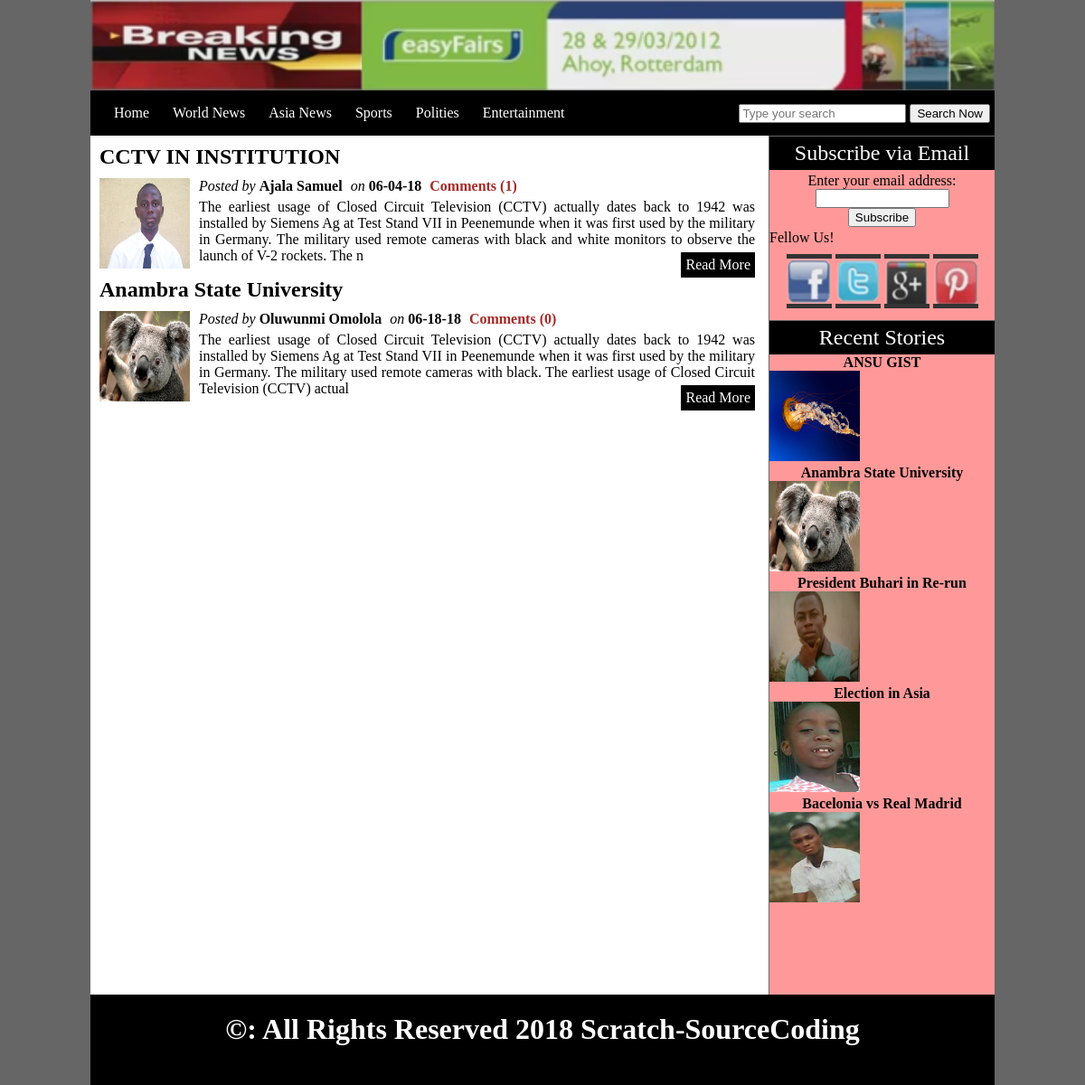
The page /index.php?cat=1 on the database its author committed.
### tables this page shows
CREATE TABLE `categories` (
  `cat_id` int(10) NOT NULL,
  `cat_title` varchar(50) NOT NULL
);

CREATE TABLE `posts` (
  `post_id` int(10) NOT NULL,
  `category_id` int(10) NOT NULL,
  `post_title` varchar(100) NOT NULL,
  `post_date` text NOT NULL,
  `post_author` varchar(50) NOT NULL,
  `post_keywords` varchar(100) NOT NULL,
  `post_image` text NOT NULL,
  `post_content` text NOT NULL
);

### includes/get_post_categories.php (the view)
<div class="post_area">
  <?php
    if (isset($_GET['cat'])) {
      $cat_id = $_GET['cat'];
    $get_posts = "SELECT * FROM posts where category_id = '$cat_id' ORDER BY category_id DESC LIMIT 6";
    $run_posts = mysqli_query($con,$get_posts);
    while ($row_posts = mysqli_fetch_array($run_posts)) {
      $post_id = $row_posts['post_id'];
      $post_title = $row_posts['post_title'];
      $post_date = $row_posts['post_date'];
      $post_author = $row_posts['post_author'];
      $post_image = $row_posts['post_image'];
      $post_content = substr($row_posts['post_content'],0,300);
      $post_new_id = $post_id;
      $get_comments = "select * from comments where post_id='$post_new_id' AND status='approve'";
      $run_comments = mysqli_query($con,$get_comments);
      $count = mysqli_num_rows($run_comments);
      echo"
        <h2><a id='content_title' href='details.php?post=$post_id'>$post_title</a></h2>
        <span><i>Posted by </i><b>$post_author</b></span><span><i>on </i><b>$post_date</b></span><span style='color:brown'><b>Comments ($count)</b></span>
        <img src='admin/post_images/$post_image' width='100' height='100' />
        <p>$post_content <a id='read_more_link' href='details.php?post=$post_id'>Read More</a></p>
      ";
    }
}
  ?>
</div>

### includes/navbar.php
<div class="navbar">
  <ul id="menu">
    <?php
      include("includes/database.php");
      $get_cat = "select * from categories";
      $run_cats = mysqli_query($con,$get_cat);
      echo "<li><a style='margin-left:20px;' href='index.php'>Home</a></li>";
      while ($cats_row=mysqli_fetch_array($run_cats)) {
        $cat_id = $cats_row['cat_id'];
        $cat_title = $cats_row['cat_title'];
        echo "
        <li><a href='index.php?cat=$cat_id'>$cat_title</a></li>
        ";
      }
    ?>
  </ul>
  <div id="form">
    <form class="" action="results.php" method="get" enctype="multipart/form-data">
      <input type="text" name="search_query" Placeholder="Type your search" />
      <input type="submit" name="search" value="Search Now"/>
    </form>
  </div>
</div>

### includes/sidebar.php
<div class="sidebar">
  <div id="sidebar_title">Subscribe via Email</div>
  <div class="">
    <form style="padding:3px; text-align:center;" action="http://feedburner.google.com/fb/a/mailverify" method="post" target="popupwindow" onsubmit="window.open('http://feedburner.google.com/fb/a/mailverify?uri=OnlineComputerTeacherkarachi', 'popupwindow',scrollbars=yes,width=550,height=520); return true"><p>Enter your email address:</p><p><input type="text" name="email" style="width:140px"></p><input type="hidden" name="uri" value="OnlineComputerTeacherkarachi"><input type="hidden" name="loc" value="en_US"><input type="submit" value="Subscribe"></p>
    </form>
  </div>
  <div ="sidebar_title">Fellow Us!</div>
    <div id="social">
      <img src="images/facebook.png" alt="facebook" width="50" height="50"/>
      <img src="images/twitter.png" alt="twitter" width="50" height="50"/>
      <img src="images/google.png" alt="google" width="50" height="50"/>
      <img src="images/pin.png" alt="pin" width="50" height="50"/>
    </div>
  <div id="sidebar_title">Recent Stories</div>
  <?php
    $get_posts = "SELECT * FROM posts ORDER BY 1 DESC LIMIT 0,5";
    $run_posts = mysqli_query($con,$get_posts);
    while ($row_posts = mysqli_fetch_array($run_posts)) {
      $post_id = $row_posts['post_id'];
      $post_title = $row_posts['post_title'];
      $post_image = $row_posts['post_image'];
      echo"
        <h2><a href='details.php?post=$post_id'>$post_title</a></h2>
        <img src='admin/post_images/$post_image' width='100' height='100' />
      ";
    }
  ?>
</div>

### styles/style.css (style rules this page uses)
html, body, div, span, applet, object, iframe, h1, h2, h3,h4,h5,h6, p, blockquote, pre, a, abbr, acronym, address, big, cite, code, del, dfn, em, img, ins, kbd, q, s, samp, small, strike, strong, sub, sup, tt, var, b,u,i, center, dl, dt, dd, ol, ul, li, fieldset, form, label, legend, table, caption, tbody, tfoot, thead, tr, th, td, article, aside, canvas, details, embed, figure, figcaption, footer, header, hgroup, menu, nav, output, ruby, section, summary, time, mark, audio, video { margin: 0; padding: 0; border: 0; vertical-align: baseline; }
body { background: #666; }
.navbar { width: 1000px; height: 50px; background: #000; }
#menu { line-height: 50px; float: left; }
#menu li { list-style-type: none; display: inline; }
#menu a { text-decoration: none; font-size: 16px; font-family: "Comic Sans MS", cursive; color: #FFF; margin: 5px; padding: 6px; }
.post_area { width: 730px; background: #fff; float: left; padding: 10px; min-height: 930px; }
.post_area img { padding: 0 10px 10px 0; float: left; }
.post_area p { margin: 5px; text-align: justify; }
.post_area h2 { padding-bottom: 10px; clear: left; }
.post_area span { margin-right: 9px; }
.sidebar { width: 249px; background: #F99; float: right; border-left: 1px solid #666; min-height: 950px; }
.sidebar h2 { font-size: 16px; text-align: center; }
.sidebar h2 a { text-decoration: none; color: #000; }
#sidebar_title { background: #000; color: #fff; padding: 5px; font-size: 24px; border-top: 1px solid #666; text-align: center; }
#social { margin: 4px; padding: 5px; text-align: center; }
#social img { border-top: 5px solid #333; border-bottom: 5px solid #333; }
#form { float: right; line-height: 50px; padding-right: 5px; }
#read_more_link { float:right; background: #000; color: #FFF; padding: 5px; text-decoration: none; margin-top: 5px; }
#content_title { text-decoration: none; color: #000; font-family: "Comic Sans MS", cursive; font-size: 24px; }

### rows shown on the page
categories: cat_title "World News"
categories: cat_title "Asia News"
categories: cat_title "Sports"
categories: cat_title "Polities"
categories: cat_title "Entertainment"
posts: post_title "CCTV IN INSTITUTION", post_author "Ajala Samuel", post_date "06-04-18", count "1", post_image (picture), post_content "The earliest usage of Closed Circuit Television (CCTV) actually dates back to 1942 was installed by Siemens Ag at Test Stand VII in Peenemunde when it was first used by the military in Germany. The military used remote cameras with black and white monitors to observe the launch of V-2 rockets. The n"
posts: post_title "Anambra State University", post_author "Oluwunmi Omolola", post_date "06-18-18", count "0", post_image (picture), post_content "The earliest usage of Closed Circuit Television (CCTV) actually dates back to 1942 was installed by Siemens Ag at Test Stand VII in Peenemunde when it was first used by the military in Germany. The military used remote cameras with black. The earliest usage of Closed Circuit Television (CCTV) actual"
posts: post_title "ANSU GIST", post_image (picture)
posts: post_title "President Buhari in Re-run", post_image (picture)
posts: post_title "Election in Asia", post_image (picture)
posts: post_title "Bacelonia vs Real Madrid", post_image (picture)
